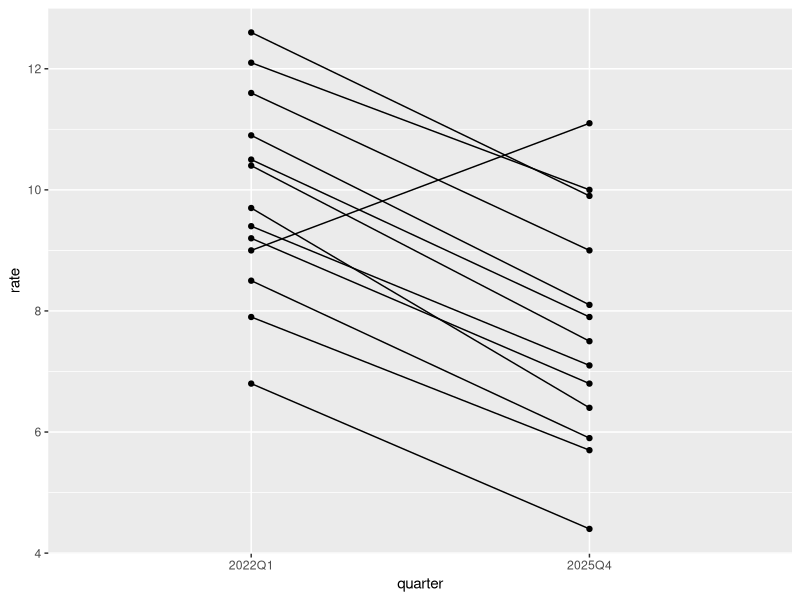

R code for this plot:
## ---- chunk 1
#| include: false
library(tidyverse)
ends <- read_csv("unemployment.csv") |>
  filter(region != "Kingdom",
         date %in% range(date))
## ---- chunk 2
#| fig-width: 8
#| fig-height: 5.5
ggplot(ends, aes(quarter, rate, group = region)) +
  geom_line() +
  geom_point()
